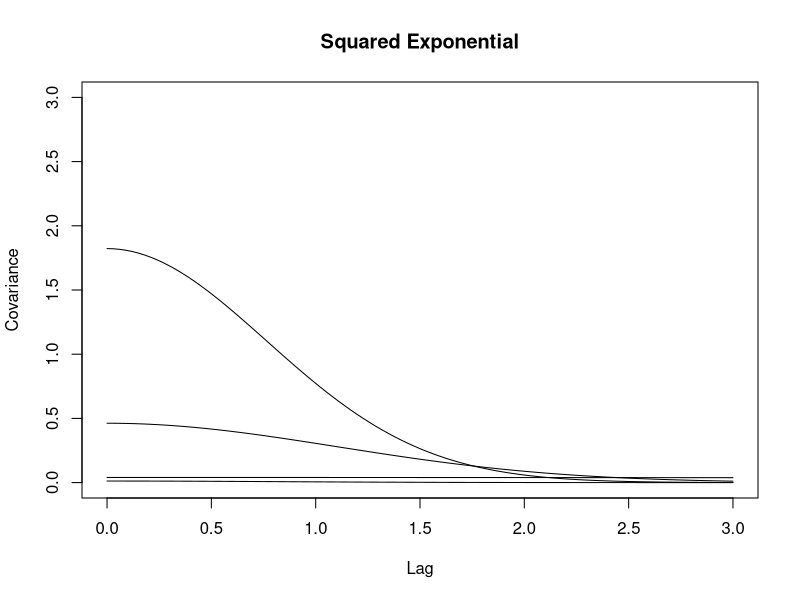

The R source for this figure: (Note: this script raises an error after producing the figure.)
library(MASS)
library(tidyverse)
library(plyr)


# parameter-wise GPs ----
n = 16  # number of participants

# trajectory time points
x = 0:100/100  # I make it 0 to 1 so that amplitudes and volatilities are on the right scale
n_x = length(x)

# mean function
mu = rep(0, n_x)

# covariance matrix with hyperparameters
# c(intercept, effect1, effect2, interaction_effect)
# 0.5 contrast matrix 
amplitudes = c(0.11, 1.35, 0.68, 0.20)
volatilities = c(1.22, 1.31, 0.91, 0.10)

Sigmas = list()

for (param in 1:length(amplitudes)) {
  Sigmas[[param]] = matrix(0, n_x, n_x)
  for (i in 1:n_x){
    for (j in 1:n_x){
      Sigmas[[param]][i, j] = amplitudes[param]^2*exp(-volatilities[param]^2*(1/2)*(x[i] - x[j])^2)  # + ifelse(i == j, sigma_sq, 0)
    }
  }
}


# Visualizing Kernel ----
curve(amplitudes[1]^2*exp(-volatilities[1]^2*(1/2)*(x)^2), 0, (max(x)-min(x))*3, xlab="Lag", ylab="Covariance", main = "Squared Exponential", ylim = c(0, 3))
for (param in 2:length(amplitudes)) {
  curve(amplitudes[param]^2*exp(-volatilities[param]^2*(1/2)*(x)^2), 0, (max(x)-min(x))*3, add = T, xlab="Lag", ylab="Covariance", main = "Squared Exponential")
}


# Sample Functions ----
fs = list()
fs_subj = list()

subj_amplitude_sd = c(0.13, 0.23, 0.30, 0.25)
subj_volatility_sd = c(2.91, 2.34, 2.51, 2.48)

for (param in 1:length(amplitudes)) {
  fs[[param]] = mvrnorm(1, mu, Sigmas[[param]])
  
  for (subj in 1:n) {
    subj_amplitude = rnorm(1, 0, subj_amplitude_sd[param])
    subj_volatility = rnorm(1, 0, subj_volatility_sd[param])
    
    subj_Sigma = matrix(0, n_x, n_x)
    for (i in 1:n_x){
      for (j in 1:n_x){
        subj_Sigma[i, j] = subj_amplitude^2*exp(-subj_volatility^2*(1/2)*(x[i] - x[j])^2)  
      }
    }
    
    f_subj_val = fs[[param]] + mvrnorm(1, mu, subj_Sigma)
    f_subj = data.frame(value = f_subj_val, parameter = param, id = subj, time = x)
    
    idx = ((param-1)*n+1) + subj
    fs_subj[[idx]] = f_subj
  }
}

df = do.call(rbind, fs_subj)
df$parameter = factor(
  ifelse(
    df$parameter == 1
    , "intercept"
    , ifelse(
      df$parameter == 2
      , "effect1"
      , ifelse(
        df$parameter == 3
        , "effect2"
        , "interaction_effect"
      )
    )
  )
)


# Visualizing and Saving Group f(x)s ----
df_pop = do.call(cbind, fs)
df_pop = data.frame(df_pop)
names(df_pop) = c("intercept", "effect1", "effect2", "interaction_effect")
df_pop %>%
  mutate(
    time = x
    , condition1 = intercept + effect1/2 + effect2/2 + interaction_effect/4
    , condition2 = intercept - effect1/2 + effect2/2 - interaction_effect/4
    , condition3 = intercept + effect1/2 - effect2/2 - interaction_effect/4
    , condition4 = intercept - effect1/2 - effect2/2 + interaction_effect/4
  ) -> df_pop

# same generative function (f(x))
saveRDS(df_pop, file = "/Users/ghislaindentremont/Documents/Experiments/Trajectory/Jenn Study/fake_data3_group.rds")

df_pop %>%
  gather(parameter, value, intercept:interaction_effect) %>%
  ggplot()+
    geom_line(aes(x=time, y=value))+
    facet_grid(parameter~.)

df_pop %>%
  gather(condition, value, condition1:condition4) %>%
  ggplot()+
    geom_line(aes(x=time, y=value))+
    facet_grid(condition~.)


# Visualizing Noiseless Parameter f(x)s ----
df %>%
  ggplot()+
  geom_line(aes(x=time, y=value, color=factor(id)), alpha = 0.3)+
  facet_grid(parameter~.)+
  theme(legend.position="none")


# Visualizing Noiseless Condition f(x)s ----
df %>%
  spread(parameter, value) %>%
  mutate(
    condition1 = intercept + effect1/2 + effect2/2 + interaction_effect/4
    , condition2 = intercept - effect1/2 + effect2/2 - interaction_effect/4
    , condition3 = intercept + effect1/2 - effect2/2 - interaction_effect/4
    , condition4 = intercept - effect1/2 - effect2/2 + interaction_effect/4
    ) %>%
  gather(condition, value, condition1:condition4) -> df_cond

df_cond %>%
  ggplot()+
  geom_line(aes(x=time, y=value, color=factor(id)), alpha = 0.3)+
  facet_grid(condition~.)+
  theme(legend.position="none")


# Sampling from f(x)s with noise ----
n_trials_by_condition = 200
# I sample the subj_noise from a distribution that will capture the range of subj_noise 
# computed: roughly -2.22 to -1.5
# this actually works out to look a bit different than the gp_regression stan model which estimates 
# the subject noise sd, but sets the mean to zero in log space 
# and then goes on to estimate the actual subject by subject noise
noise_mean = -1.8
noise_sd = 0.15
hist(rnorm(10000, noise_mean, noise_sd))

df_noise2 = ddply(
  .data = df_cond
  , .variables = c("condition","id")
  , .fun = function(df_piece) {
    noise =  exp(rnorm(1, noise_mean, noise_sd))
    f_noise = t(mvrnorm(n_trials_by_condition, df_piece$value, noise^2*diag(nrow(df_piece))))
    data.frame(f_noise, time=x)
  }
)

df_noise = df_noise2 %>%
  gather(trial, value, -c(condition, id, time), factor_key = T)

df_noise$condition = factor(df_noise$condition)
df_noise$id = factor(df_noise$id)

df_noise %>%
  filter(as.numeric(id) <= 5) %>%
  ggplot()+
  geom_line(aes(x=time, y=value, color=trial), alpha = 0.1)+
  facet_grid(condition~id)+
  theme(legend.position="none")

df_id_means = aggregate(value ~ time + condition + id, data=df_noise, FUN=mean)

df_id_means %>%
  filter(as.numeric(id) <= 5) %>%
  ggplot()+
  geom_line(aes(x=time, y=value))+
  facet_grid(condition~id)

# change column names etc.
names(df_noise)[5] = c("position")
df_noise$coordinate = factor("z")

# Save File ----
saveRDS(df_noise, file = "/Users/ghislaindentremont/Documents/Experiments/Trajectory/Jenn Study/fake_data3.rds")
